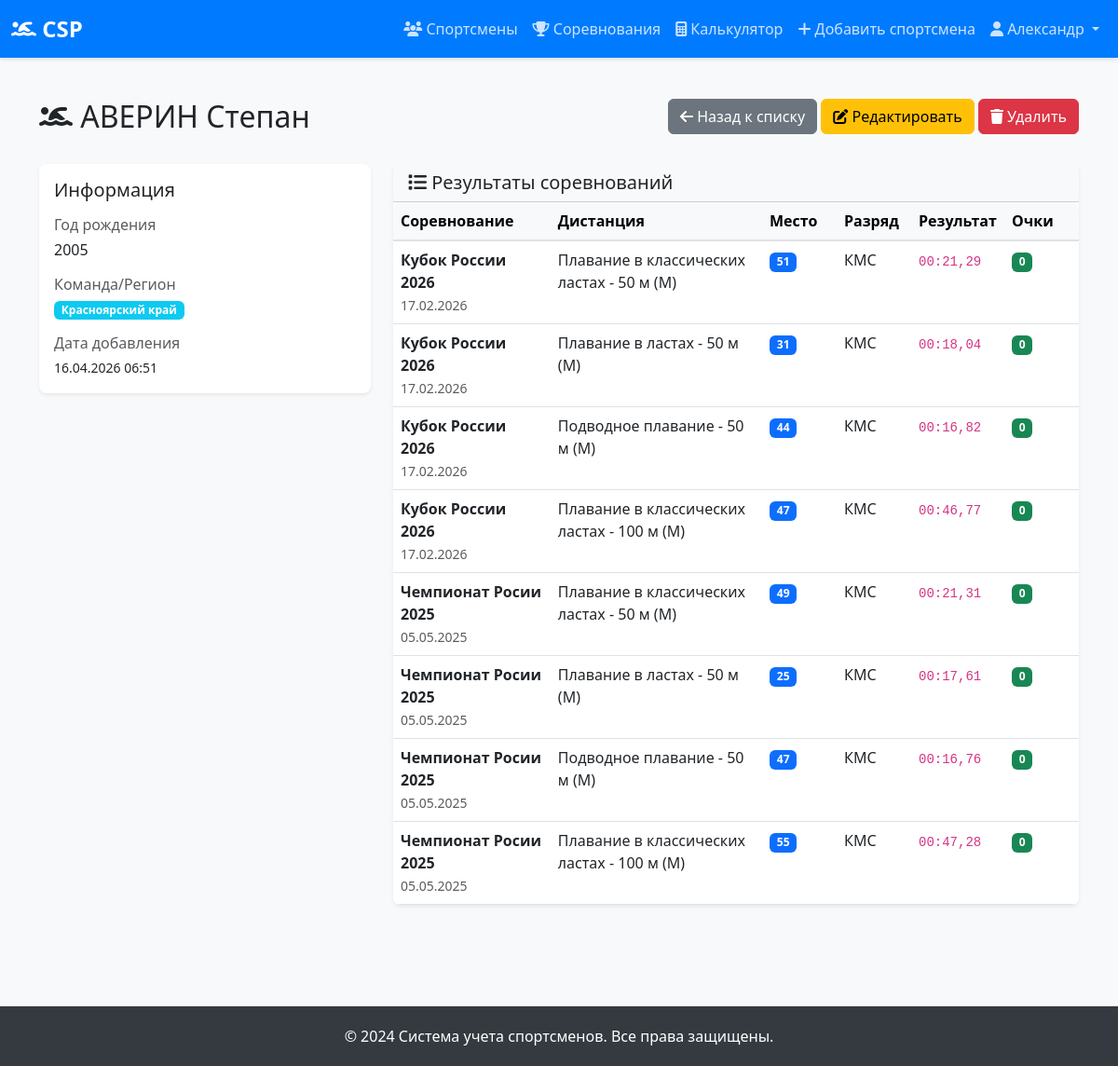
Screenshot of /athletes/219/ (signed in) with the database file from the repository.
### laba_1/models.py (models this page shows, shortened)
class Athlete(models.Model):
    full_name = models.CharField(
        "ФИ спортсмена",
        max_length=150,
        help_text="Фамилия и имя"
    )
    birth_year = models.IntegerField(
        "Год рождения",
        null=True,
        blank=True,
    )
    team = models.CharField(
        "Команда/Регион",
        max_length=100,
        null=True,
        blank=True,
        help_text="Например: Томская область"
    )
    created_at = models.DateTimeField(
        "Дата добавления",
        auto_now_add=True,
    )
    removed = models.BooleanField(
        "Удалено",
        default=False,
        help_text="True если запись удалена"
    )
    class Meta:
        ordering = ['full_name']
        unique_together = ['full_name', 'birth_year']

class Result(models.Model):
    athlete = models.ForeignKey(
        Athlete,
        on_delete=models.CASCADE,
        verbose_name="Спортсмен",
        related_name='results',
    )
    competition = models.ForeignKey(
        Competition,
        on_delete=models.CASCADE,
        verbose_name="Соревнование",
        related_name='results',
    )
    distance = models.ForeignKey(
        Distance,
        on_delete=models.CASCADE,
        verbose_name="Дистанция",
        related_name='results',
    )
    place = models.IntegerField(
        "Место",
        null=True,
        blank=True,
    )
    rank = models.CharField(
        "Разряд",
        max_length=10,
        null=True,
        blank=True,
    )
    result_time = models.CharField(
        "Результат",
        max_length=20,
        null=True,
        blank=True,
    )
    final_result = models.CharField(
        "Результат финала",
        max_length=20,
        null=True,
        blank=True,
    )
    best_result = models.CharField(
        "Лучший результат",
        max_length=20,
        null=True,
        blank=True,
    )
    normative = models.CharField(
        "Норматив",
        max_length=10,
        null=True,
        blank=True,
    )
    points = models.CharField(
        "Очки",
        default=0,
    )
    is_manual_timing = models.BooleanField(
        "Ручной хронометраж",
        default=False,
    )
    parsed_at = models.DateTimeField(
        "Дата парсинга",
        auto_now_add=True,
    )
    class Meta:
        ordering = ['competition', 'distance', 'place']
        unique_together = ['athlete', 'competition', 'distance']

class Competition(models.Model):
    name = models.CharField(
        "Название соревнования",
        max_length=200,
    )
    date = models.DateField(
        "Дата проведения",
    )
    protocol_file = models.FileField(
        "Протокол PDF",
        upload_to='protocols/',
        blank=True,
        null=True,
    )
    uploaded_at = models.DateTimeField(
        "Дата загрузки",
        auto_now_add=True,
    )
    class Meta:
        ordering = ['-date']

class Distance(models.Model):
    GENDER_CHOICES = [
        ('M', 'Мужчины'),
        ('F', 'Женщины'),
        ('X', 'Смешанная'),
    ]
    name = models.CharField(
        "Название дистанции",
        max_length=100,
        unique=False,
    )
    gender = models.CharField(
        "Пол",
        max_length=1,
        choices=GENDER_CHOICES,
    )
    distance_meters = models.IntegerField(
        "Дистанция (метры)",
        default=0,
        help_text="Длина дистанции в метрах"
    )
    is_relay = models.BooleanField(
        "Эстафета",
        default=False,
        help_text="Отметьте, если это эстафета"
    )
    class Meta:
        ordering = ['distance_meters', 'name']
        unique_together = ['name', 'gender']
    def __str__(self):
        gender_label = "М" if self.gender == 'M' else "Ж"
        relay_label = " (эстафета)" if self.is_relay else ""
        return f"{self.name} ({gender_label}){relay_label}"

### laba_1/views.py (the view)
# urls.py: path('athletes/<int:pk>/', views.athlete_detail, name='athlete_detail'),
@login_required(login_url='login')
def athlete_detail(request, pk):
    athlete = get_object_or_404(Athlete, pk=pk, removed=False)
    results = Result.objects.filter(athlete=athlete).select_related('competition', 'distance')
    return render(request, 'athlete_detail.html', {'athlete': athlete, 'results': results})

### laba_1/templates/athlete_detail.html (shortened to what this page needs)
{% extends 'base.html' %}
{% block content %}
<div class="py-4">
    <div class="row mb-4">
        <div class="col">
            <h2><i class="fas fa-swimmer"></i> {{ athlete.full_name }}</h2>
        </div>
        <div class="col-auto">
            <a href="{% url 'athlete_list' %}" class="btn btn-secondary">
                <i class="fas fa-arrow-left"></i> Назад к списку
            </a>
            {% if user.is_authenticated %}
                <a href="{% url 'athlete_edit' athlete.pk %}" class="btn btn-warning">
                    <i class="fas fa-edit"></i> Редактировать
                </a>
                <a href="{% url 'athlete_delete' athlete.pk %}" class="btn btn-danger"
                  onclick="return confirm('Вы уверены, что хотите удалить этого спортсмена?')">
                    <i class="fas fa-trash"></i> Удалить
                </a>
            {% endif %}
        </div>
    </div>
    <div class="row mb-4">
        <div class="col-lg-4">
            <div class="card shadow-sm">
                <div class="card-body">
                    <h5 class="card-title mb-3">Информация</h5>
                    <div class="mb-3">
                        <h6 class="text-muted mb-1">Год рождения</h6>
                        <p class="mb-0">
                            {{ athlete.birth_year|default:"<em class='text-muted'>Не указан</em>" }}
                        </p>
                    </div>
                    <div class="mb-3">
                        <h6 class="text-muted mb-1">Команда/Регион</h6>
                        <p class="mb-0">
                            {% if athlete.team %}
                                <span class="badge bg-info">{{ athlete.team }}</span>
                            {% else %}
                                <em class="text-muted">Не указана</em>
                            {% endif %}
                        </p>
                    </div>
                    <div class="mb-0">
                        <h6 class="text-muted mb-1">Дата добавления</h6>
                        <p class="mb-0">
                            <small>{{ athlete.created_at|date:"d.m.Y H:i" }}</small>
                        </p>
                    </div>
                </div>
            </div>
        </div>
        <div class="col-lg-8">
            <div class="card shadow-sm">
                <div class="card-header bg-light">
                    <h5 class="mb-0"><i class="fas fa-list"></i> Результаты соревнований</h5>
                </div>
                <div class="card-body p-0">
                    {% if results %}
                        <div class="table-responsive">
                            <table class="table table-hover mb-0">
                                <thead class="table-light">
                                    <tr>
                                        <th>Соревнование</th>
                                        <th>Дистанция</th>
                                        <th style="width: 80px;">Место</th>
                                        <th style="width: 80px;">Разряд</th>
                                        <th style="width: 100px;">Результат</th>
                                        <th style="width: 80px;">Очки</th>
                                    </tr>
                                </thead>
                                <tbody>
                                    {% for result in results %}
                                        <tr>
                                            <td>
                                                <strong>{{ result.competition.name }}</strong><br>
                                                <small class="text-muted">{{ result.competition.date|date:"d.m.Y" }}</small>
                                            </td>
                                            <td>{{ result.distance }}</td>
                                            <td>
                                                {% if result.place %}
                                                    <span class="badge bg-primary">{{ result.place }}</span>
                                                {% else %}
                                                    <span class="text-muted">-</span>
                                                {% endif %}
                                            </td>
                                            <td>{{ result.rank|default:"-" }}</td>
                                            <td>
                                                {% if result.result_time %}
                                                    <code>{{ result.result_time }}</code>
                                                {% else %}
                                                    <span class="text-muted">-</span>
                                                {% endif %}
                                            </td>
                                            <td>
                                                {% if result.points %}
                                                    <span class="badge bg-success">{{ result.points }}</span>
                                                {% else %}
                                                    <span class="text-muted">0</span>
                                                {% endif %}
                                            </td>
                                        </tr>
                                    {% endfor %}
                                </tbody>
                            </table>
                        </div>
                    {% else %}
                        <div class="alert alert-info m-3">
                            <i class="fas fa-info-circle"></i> У спортсмена пока нет результатов.
                        </div>
                    {% endif %}
                </div>
            </div>
        </div>
    </div>
</div>
{% endblock %}

### laba_1/templates/base.html (shortened to what this page needs)
<!DOCTYPE html>
<html lang="ru">
<head>
    <link href="https://cdn.jsdelivr.net/npm/bootstrap@5.3.0/dist/css/bootstrap.min.css" rel="stylesheet">
    <link rel="stylesheet" href="https://cdnjs.cloudflare.com/ajax/libs/font-awesome/6.4.0/css/all.min.css">
</head>
<body>
    <nav class="navbar navbar-expand-lg navbar-custom">
        <div class="container-fluid">
            <a class="navbar-brand" href="{% url 'athlete_list' %}">
                <i class="fas fa-swimmer"></i> CSP
            </a>
            <div class="collapse navbar-collapse" id="navbarNav">
                <ul class="navbar-nav ms-auto">
                    <li class="nav-item">
                        <a class="nav-link" href="{% url 'athlete_list' %}">
                            <i class="fas fa-users"></i> Спортсмены
                        </a>
                    </li>
                    <li class="nav-item">
                        <a class="nav-link" href="{% url 'competition_list' %}">
                            <i class="fas fa-trophy"></i> Соревнования
                        </a>
                    </li>
                    <li class="nav-item">
                        <a class="nav-link" href="{% url 'calculate' %}">
                            <i class="fas fa-calculator"></i> Калькулятор
                        </a>
                    </li>
                    {% if user.is_authenticated %}
                        <li class="nav-item">
                            <a class="nav-link" href="{% url 'add_member' %}">
                                <i class="fas fa-plus"></i> Добавить спортсмена
                            </a>
                        </li>
                        <li class="nav-item dropdown">
                            <a class="nav-link dropdown-toggle" href="#" id="navbarDropdown" role="button" data-bs-toggle="dropdown">
                                <i class="fas fa-user"></i> {{ user.first_name|default:user.username }}
                            </a>
                        </li>
                    {% endif %}
                </ul>
    </nav>
    <main>
        <div class="container">
            {% block content %}{% endblock %}
        </div>
    </main>
    <footer class="footer">
        <div class="container">
            <p class="mb-0">&copy; 2024 Система учета спортсменов. Все права защищены.</p>
        </div>
    </footer>
    {% load static %}
</body>
</html>

### laba_1/templates/base.html (style rules this page uses)
:root { --primary-color: #007bff; --secondary-color: #6c757d; --success-color: #28a745; --danger-color: #dc3545; }
body { font-family: 'Segoe UI', Tahoma, Geneva, Verdana, sans-serif; background-color: #f8f9fa; min-height: 100vh; display: flex; flex-direction: column; }
main { flex: 1; padding: 20px 0; }
.navbar-custom { background-color: var(--primary-color); box-shadow: 0 2px 4px rgba(0, 0, 0, 0.1); }
.navbar-custom .navbar-brand { font-weight: 700; font-size: 1.5rem; color: white !important; }
.navbar-custom .nav-link { color: rgba(255, 255, 255, 0.8) !important; transition: color 0.3s; }
.card { border: none; box-shadow: 0 1px 3px rgba(0, 0, 0, 0.1); border-radius: 8px; transition: transform 0.3s, box-shadow 0.3s; }
.btn { border-radius: 6px; font-weight: 500; transition: all 0.3s; }
.table { background-color: white; border-radius: 8px; overflow: hidden; }
.table thead { background-color: #f8f9fa; border-bottom: 2px solid #dee2e6; }
.footer { background-color: #343a40; color: white; text-align: center; padding: 20px 0; margin-top: 40px; border-top: 1px solid #dee2e6; }

### rows the page displays
Athlete: full_name "АВЕРИН Степан", birth_year "2005", team "Красноярский край", created_at "16.04.2026 06:51"
Result: competition.name "Чемпионат Росии 2025", competition "05.05.2025", distance "Плавание в классических ластах - 50 м (М)", place "49", rank "КМС", result_time "00:21,31", points "0"
Result: competition.name "Чемпионат Росии 2025", competition "05.05.2025", distance "Плавание в ластах - 50 м (М)", place "25", rank "КМС", result_time "00:17,61", points "0"
Result: competition.name "Чемпионат Росии 2025", competition "05.05.2025", distance "Подводное плавание - 50 м (М)", place "47", rank "КМС", result_time "00:16,76", points "0"
Result: competition.name "Чемпионат Росии 2025", competition "05.05.2025", distance "Плавание в классических ластах - 100 м (М)", place "55", rank "КМС", result_time "00:47,28", points "0"

### other values shown
{{ user.first_name|default:user.username }} "Александр"
